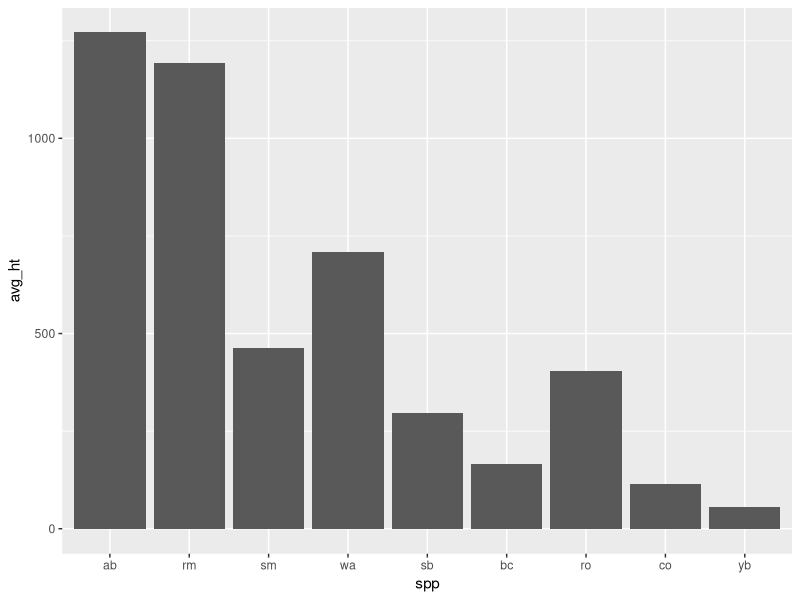
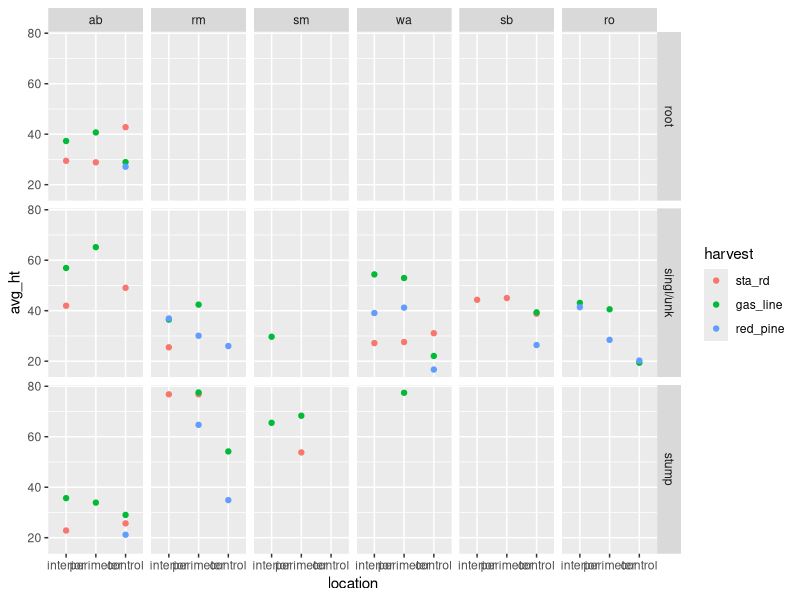

These figures' R source, in order: (Note: this script raises an error after producing the figures.)
## ---- chunk 1
knitr::opts_chunk$set(echo = TRUE)
## ---- chunk 2
library(tidyverse)
library(readr)
library(skimr)
## ---- chunk 3

library(readr)
heights01 <- read_csv("tidy_seedling_heights_2017-2019.csv",
     col_types = cols(
      harvest = col_factor(),
      year = col_factor(),
      location = col_factor(),
      origin = col_factor(),
      point = col_integer(),
      spp = col_factor(),
      basal2019 = col_number(),
      height = col_number()
     ))

heights02 <- heights01 %>% 
    drop_na(height) %>% 
  select(!date)

                     


## ---- chunk 4

ht.avg <- heights02 %>%
  select(harvest, year, location, spp, origin, basal2019, height) %>%
  group_by(harvest, location, origin, year, spp) %>% 
  summarise(
    avg_ht = mean(height, na.rm=TRUE),
    sd_ht = sd(height, na.rm=TRUE),
    n = n()  #mean(n, na.rm=TRUE)
  ) %>% 
  filter(n > 6)
  
head(ht.avg, n=12) 
view(ht.avg)

ggplot(ht.avg) +
  geom_col(mapping = aes(spp, avg_ht))
  

## ---- chunk 5

dir.create("figures")

ht.avg %>% 
  filter(spp == "ab" | spp =="wa")


ht.avg %>% 
  filter(spp == "ab" | spp == "wa" | spp == "sb" | spp == "rm" | spp == "ro" | spp == "sm") %>% 
  filter(year == "2019") %>% 
ggplot(aes(x=location, y = avg_ht, color=harvest)) +
  geom_point()+
  facet_grid(origin ~ spp)

avid_summ %>% 
  filter(species != "bc" & harvest != "sta_rd") %>% 
ggplot(aes(x=inside_slash, y = avg_ht, color=year)) +
  geom_point()+
  facet_grid(inside_fence ~ species)

#ggplot(data = annual, mapping = aes(x = bai, y = ssc)) +
#  geom_point(mapping = aes(color = year, size = dbh), method = lm, se = FALSE, shape = 1) +
#  geom_smooth() +
#  theme_bw()


# Vigor by Crown class (2017 vs. 2019)and by year
#col04 <- annual %>%
#  filter(year > 2017) %>% 
#  mutate(year_c = as.character(year)) %>% 
#  select(rbai, strata.post, year_c) %>% 
#  group_by(year_c, strata.post) %>% 
#  summarize(rbai = mean(rbai)) %>% 
#  ggplot() +
#  geom_col(aes(x=year_c, y = rbai, fill = strata.post), position = "dodge2") +
#  theme_classic() +
#  labs(
#    x = "Year and Post-Harvest Crown Class",
#    y = "Tree Vigor (rBAI as % of 2017 Basal Area)",
#    title = "Tree Vigor Response to Crown Class and Thinning",
#    subtitle = "Harvest completed August 2018, col04, tidy-sap-syrup"
#  )
# set_palette(col04, "uchicago")
 
#  ggsave("figures/column-rBAI-year-crownclass2019.jpg")


## ---- chunk 6
# determine average total height and annual increment by harvest, origin, and spp
# 1. filter to retain priority species
# 2. select numeric variable
# 3. group by harvest, origin, and spp
# 4. summarize
ht.avg <- ht.data %>% 
  filter(spp == "531" |spp == "316" | spp == "318" | spp == "356" | spp == "372" |
          spp == "375" |spp ==  "541" | spp ==  "621" | spp ==  "743" | spp ==  "761" |
            spp == "762" | spp == "833" | spp == "951") %>% 
  select(harvest, origin, spp, ht.2019, inc.2019, inc.2018, basal.dia) %>% 
  group_by(harvest, origin, spp) %>% 
  add_count(spp) %>% 
  summarise(
    ht.2019 = mean(ht.2019),
    inc.2019 = mean(inc.2019),
    n=n()
  )
  
  

(ht.avg)


dim(ht.avg)
  

## ---- chunk 7
# mean height values for select species in boot or wedge harvests vs. controls of boot/wedge
# 1. import ht.data, all values
# 2. filter beech plus desired species
# 3. filter rows of data from boot, wedge or their control areas
# 4. filter to retain interior or control plots
# 5. select to retain focal variables
# 6. group by location (interior vs. control) and by species
# 7. count and summarize total height (ht.2019)

glimpse(ht.data)
tail(ht.data)
table(ht.data$harvest) # display the values in the variable "harvest"

ht.avg.boot.wedge <- ht.data %>% 
  filter(spp == "531" |spp == "316" | spp == "318" | spp == "356" | spp == "372" |
          spp == "375" |spp ==  "541" | spp ==  "621" | spp ==  "743" | spp ==  "761" |
            spp == "762" | spp == "833" | spp == "951") %>% 
  filter(harvest == "Boot" | harvest == "W" | harvest == "CWB") %>% 
  #(ht.avg.boot.wedge)
  #
  
  filter(location == "interior" | location == "control") %>% 
  #(ht.avg.boot.wedge)
  #

  select(harvest, location, origin, spp, ht.2019, inc.2019, inc.2018, basal.dia) %>% 
  
  group_by( location, spp) %>% 
  add_count(spp) %>% 
  summarise(
    ht.2019 = mean(ht.2019),
    inc.2019 = mean(inc.2019),
    n=n()
  )

(ht.avg.boot.wedge)

write.table(ht.avg.boot.wedge, "boot_wedge_ht.txt", sep="\t")

## ---- chunk 8

# mean height values for select species in gas line harvests vs. controls of gas line

# 1. import ht.data, all values
# 2. filter beech plus desired species
# 3. filter rows of data from gas line or their control areas
# 4. filter to retain interior or control plots
# 5. select to retain focal variables
# 6. group by location (interior vs. control) and by species
# 7. count and summarize total height (ht.2019)

#glimpse(ht.data)
#tail(ht.data)
table(ht.data$harvest) # display the values in the variable "harvest"

ht.avg.gasline <- ht.data %>% 
  filter(spp == "531" |spp == "316" | spp == "318" | spp == "356" | spp == "372" |
          spp == "375" |spp ==  "541" | spp ==  "621" | spp ==  "743" | spp ==  "761" |
            spp == "701" | spp == "762" | spp == "833" | spp == "951") %>% 
 #glimpse(ht.avg.gasline), spp 701 = Ostrya
  
  
  filter(harvest == "GL" | harvest == "CGL") %>% 
 #glimpse(ht.avg.gasline)
  
  
  filter(location == "interior" | location == "control") %>% 
# glimpse(ht.avg.gasline)
  

  select(harvest, location, origin, spp, ht.2019, inc.2019, inc.2018, basal.dia) %>% 
  
  group_by( location, spp) %>% 
  add_count(spp) %>% 
  summarise(
    ht.2019 = mean(ht.2019),
    inc.2019 = mean(inc.2019),
    n=n()
  )

#glimpse(ht.avg.gasline)

write.table(ht.avg.gasline, "gasline_ht.txt", sep="\t")

## ---- chunk 9

library(ggplot2)

ht.data.com <- ht.data %>% 
  filter(spp == "531" |spp == "316" | spp == "318"  | spp == "372" |
           spp ==  "541"  |
            spp == "762" | spp == "833" | spp == "951") 

ggplot(data=ht.data.com, mapping = aes(x=basal.dia, y = ht.2019, size = spp)) +
  geom_point(mapping = aes(size = spp), shape = 1) +
  geom_smooth(method="lm", se=F) +
  facet_wrap(~origin, nrow=1) +
  theme_bw()


## ---- chunk 10
ht.data.com %>% 
  filter(spp==531) %>% 
  group_by(origin) %>% 
  ggplot()+
    geom_boxplot(mapping=aes(x=spp, y=ht.2019))
